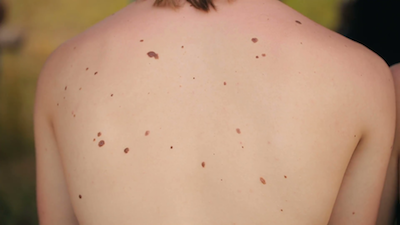
#> input picture Test_Images/mole7.jpg, 400 x 225 px, found by its file name
$ python __init__.py   (older library calls are emulated)
#> lines starting #> are read from the running program, lines starting #| are printed output that depends on the picture; after the words box and inside, x2 and y2 are one past the last pixel; in counts of white or black regions, pixels touching at a corner belong together
#!/usr/bin/env python3
# -*- coding: utf-8 -*-
"""
Created on Fri March 15 20:05:23 2019

@author: 2020shatgiskessell
"""

import sys
sys.path.insert(0, '/Users/2020shatgiskessell/anaconda3/pkgs/opencv-3.3.1-py36h60a5f38_1/lib/python3.6/site-packages/opencv3')
import cv2
import numpy as np
import timeit
import time
import matplotlib.pyplot as plt
from scipy.spatial import distance
from sklearn.cluster import DBSCAN
import warnings
#ヽ(≧Д≦)ノ
warnings.filterwarnings("ignore")

start = timeit.default_timer()

class Blob ():
    def __init__ (self, x = None,y = None,area = None, roi = None, matrix = None, radius = None, color = None):
        self.x = x
        self.y = y
        self.area = area
        self.roi = roi
        self.matrix = matrix
        self.radius = radius
        self.color = color

img = cv2.imread("/Users/2020shatgiskessell/Desktop/New_Mole_Detector/Test_Images/mole7.jpg")
#> img is the input picture: shape (225, 400, 3); mean B, G, R 118.9, 144.9, 180.6

#SKIN DETECTOR CNN
#https://github.com/HasnainRaz/Skin-Segmentation-TensorFlow

def draw_blobs (image, blobs):
    #draw blobs
    for blob in blobs:
        cv2.circle(image, (int(blob.x),int(blob.y)), 5, (0,255,0), 1)

# [8 lines left out: function draw_blobs_coordinates, not called in this run]

def compute_formfactor(radius, area):
    #computre circle perimeter
    perimeter = np.pi * radius * 2
    #compute circularity
    circularity = (np.pi*4*area)/np.power(perimeter,2)
    return circularity

def compute_roundness (diameter, radius, area):
    roundness = (4*area)/(np.pi*np.power((diameter),2))
    return roundness

# [17 lines left out: function imshow_components, not called in this run]

def blob_detector (img, x_i, y_i):
    og = img.copy()
    img = cv2.Canny(img, 100, 200)

    blobs = []
    #get connected components of fg
    #print ("calculating connected components...")
    output = cv2.connectedComponentsWithStats(img, 4, cv2.CV_32S)
    # Get the results
    # The first cell is the number of labels
    #print ("calculating statistics...")
    num_labels = output[0]
    # The second cell is the label matrix
    labels = output[1]
    # The third cell is the stat matrix
    stats = output[2]
    # The fourth cell is the centroid matrix
    centroids = output[3]
    #print (centroids)
    #print(np.where(labels == 2))
    component_centroids = {}

    #imshow_components(labels, og)
    #print ("calculating connected components properties...")
    for i in range (1, num_labels):
        #start = timeit.default_timer()
        #get component centroid coordinates
        x,y = centroids[i]

        #compute statistics
        width = stats[i,cv2.CC_STAT_WIDTH]
        height = stats[i, cv2.CC_STAT_HEIGHT]
        if height > 20:
            continue
        radius = (height + width)/2
        area = stats[i, cv2.CC_STAT_AREA]

        #these are the top left x, y coordinates = ONLY TO BE USED FOR GETTING ROI
        x_l = stats[i,cv2.CC_STAT_LEFT]
        y_l = stats[i,cv2.CC_STAT_TOP]
        # [8 lines of commented-out code are left out]
        roi = img[y_l: y_l+height, x_l:x_l+width]

        #stop = timeit.default_timer()
        #print('Time to create cm and roi: ', stop - start)

        #----------------MEASURES-------------------------------------------------------------------
        #radius = (height + width)/2

        start = timeit.default_timer()
        radius = np.sqrt((area/np.pi))
        formfactor = compute_formfactor (radius, area)
        if height > width:
            roundness = compute_roundness (height, radius, area)
            aspect_ratio = height/width
        else:
            roundness = compute_roundness (width, radius, area)
            aspect_ratio = width/height

        stop = timeit.default_timer()
        # [11 lines of commented-out code are left out]

        if roundness > 0.2 and 0.9 < aspect_ratio < 3 and 1.1 >= formfactor > 0.9:
            blob = Blob()
            blob.radius = radius
            blob.x = x+x_i
            blob.y = y+y_i
            #blob.matrix = component_matrix
            blob.roi = roi
            blobs.append(blob)
        #cv2.imshow("roi", roi)
        #cv2.waitKey(0)
    #print ("Found all blobs")
    return blobs

# [14 lines left out: function sobel, not called in this run]

def Laplacian_sharpen2(img):
    img = np.float32(img)
    im_gray = cv2.cvtColor(img, cv2.COLOR_BGR2GRAY)
    img_blur = cv2.GaussianBlur(im_gray,(5,5),0)

    # [8 lines of commented-out code are left out]

    kernel = np.array([[-1,-1,-1], [-1,9,-1], [-1,-1,-1]])
    #kernel = np.array([[0,-1,0], [-1,5,-1], [0,-1,0]])
    sharpened = cv2.filter2D(img_blur, -1, kernel)
    sharpened = cv2.normalize(sharpened,None, 0, 255, cv2.NORM_MINMAX)
    sharpened = sharpened.astype('uint8')
    return sharpened

def Laplacian_sharpen(img):
    im_gray = cv2.cvtColor(img, cv2.COLOR_BGR2GRAY)
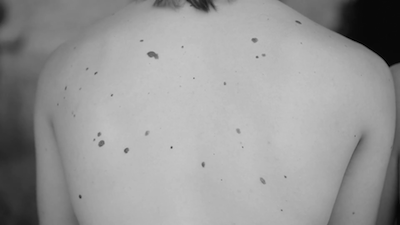
#> im_gray: shape (225, 400); min 0, max 198, mean 152.5
    img_blur = cv2.GaussianBlur(im_gray,(5,5),0)
    #img_blur2 = cv2.GaussianBlur(im_gray,(5,5),0)

    img_lap = cv2.Laplacian(img_blur, cv2.CV_16S, 3)
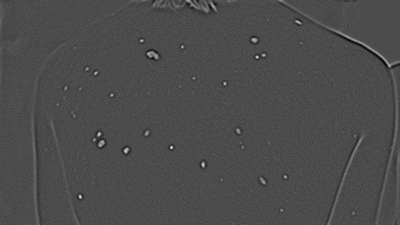
#> img_lap: shape (225, 400) int16; min -21, max 49, mean 0; drawn with min black and max white
    im_gray = np.float32(im_gray)
    subtracted = im_gray - img_lap
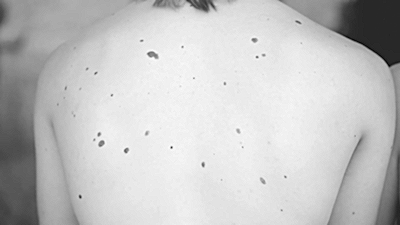
#> subtracted: shape (225, 400) float32; min -29, max 206, mean 152.5; drawn with min black and max white
    #subtract_gus = img_blur2 - img_blur

    #img_lap = img_lap.astype('uint8')
    subtracted = subtracted.astype('uint8')
    # [16 lines of commented-out code are left out]

    return subtracted

# [24 lines left out: function sliding_window, not called in this run]

def mse(x, y):
    return np.linalg.norm(x - y)

# [64 lines left out: functions get_centroid, validate_blob3, is_it_brown, not called in this run]

def plot_mole_coordinates (blobs):
    x = []
    y = []
    #get x and y coordinates for every blob
    for blob in blobs:
        x.append(blob.x)
        y.append(blob.y)
    #plt.scatter(x, y)
    #plt.show()
    return x,y

def get_skin(img, sharpened):
    lower = np.array([0, 48, 80], dtype = "uint8")
    upper = np.array([20, 255, 255], dtype = "uint8")
    converted = cv2.cvtColor(img, cv2.COLOR_BGR2HSV)
#> converted: shape (225, 400, 3); mean H, S, V 15.4, 93, 180.7
    skinMask = cv2.inRange(converted, lower, upper)
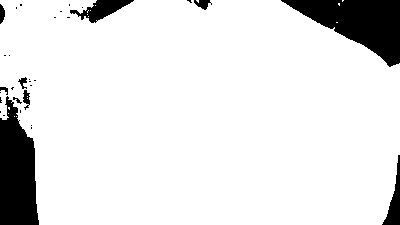
#> skinMask: shape (225, 400); 89.6% white; 32 black regions (22 under 20 px), largest, box (x1, y1, x2, y2) and area: (281, 0, 400, 67) 4094, (0, 96, 39, 225) 3719, (70, 0, 134, 23) 653

    kernel = cv2.getStructuringElement(cv2.MORPH_ELLIPSE, (11, 11))
    skinMask = cv2.erode(skinMask, kernel, iterations = 2)
#> skinMask: shape (225, 400); 80.3% white; 7 black regions, largest, box (x1, y1, x2, y2) and area: (0, 67, 49, 225) 6763, (271, 0, 400, 77) 5567, (44, 0, 144, 33) 2323
    skinMask = cv2.dilate(skinMask, kernel, iterations = 2)
#> skinMask: shape (225, 400); 88% white; 8 black regions (2 under 20 px), largest, box (x1, y1, x2, y2) and area: (0, 77, 39, 225) 4736, (281, 0, 400, 67) 4108, (54, 0, 134, 23) 1047, (382, 155, 400, 225) 502, (0, 0, 22, 24) 263, (187, 0, 212, 10) 143
    skinMask = cv2.morphologyEx(skinMask, cv2.MORPH_OPEN, kernel)
    skinMask = cv2.morphologyEx(skinMask, cv2.MORPH_CLOSE, kernel)
#> skinMask: shape (225, 400); 88.3% white; 6 black regions, box (x1, y1, x2, y2) and area: (0, 78, 39, 225) 4719, (285, 0, 400, 66) 4094, (64, 0, 130, 23) 996, (383, 188, 400, 225) 388, (0, 0, 22, 17) 233, (194, 0, 212, 9) 118

    skinMask = cv2.GaussianBlur(skinMask, (3,3),0)

    sharpened = cv2.bitwise_and(sharpened, sharpened, mask = skinMask)
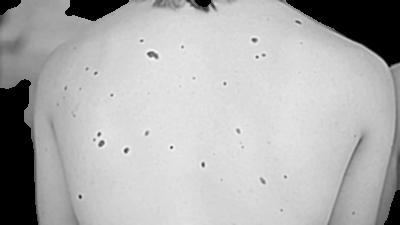
#> sharpened: shape (225, 400); min 0, max 255, mean 176.5

    return sharpened

def main (img, id_):
    #resize image to 400x300 (4:3 aspect ratio)
    #img = cv2.resize(img, (400,300))

    #draw blobs on image
    img1 = img.copy()
    #img2 = img.copy()
    #img3 = img.copy()
    img4 = img.copy()

    #create sliding window to detect initial blobs
    #blobs_found = sliding_window(img1, 5, [32,32])
    blobs_found = []
    #print ("sharpening image...")
    sharpened1 = Laplacian_sharpen(img1)
    sharpened2 = Laplacian_sharpen2(img1)
    #cv2.imwrite("sharpened1.png", sharpened)
    #sharpened = sobel(img1)
    sharpened = get_skin(img1, sharpened2)
    blobs = blob_detector(sharpened,0,0)
#> in blob_detector, `img = cv2.Canny(img, 100, 200)`:
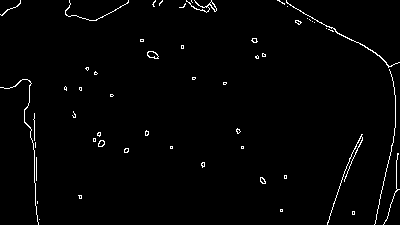
#> img: shape (225, 400); 1.6% white in thin lines or dots
#> in blob_detector, `num_labels = output[0]`: num_labels = 55
#> in blob_detector, `labels = output[1]`:
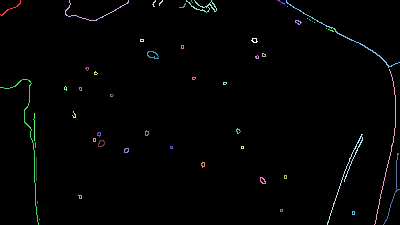
#> labels: shape (225, 400) int32; 55 distinct labels, from 0 to 54; one colour per label, 0 black
#> in blob_detector, `stats = output[2]`: stats = 55 rows, first 6: [0, 0, 400, 225, 88553], [0, 0, 21, 16, 33], [65, 0, 64, 21, 90], [152, 0, 4, 7, 11], [159, 0, 4, 6, 9], [186, 0, 31, 13, 89]
#> in blob_detector, `centroids = output[3]`: centroids = 55 pairs, first value 10.64 to 393.3, second value 1 to 219
#> the loop in blob_detector, `for i in range (1, num_labels):` made 54 passes
#> (x, y, width, height, area, x_l, y_l) on pass 21: (152.4, 54.58, 12, 8, 36, 147, 51)
#> (x, y, width, height, area, x_l, y_l) on passes 1, 5: (10.64, 8.33, 21, 16, 33, 0, 0), (203.5, 6.13, 31, 13, 89, 186, 0)
    blobs_found.extend(blobs)

    #plot the mole coordinates
    #print ("plotting mole coordinates...")
    x,y = plot_mole_coordinates(blobs_found)
#> the loop in plot_mole_coordinates, `for blob in blobs:` made 42 passes

    #remove false positive blobs using DBSCAN clustering - PLAY AROUND WITH PARAMETERS
    #x2,y2, n_moles = validate_blob3(x,y,30)

    draw_blobs(img1, blobs_found)
#> the loop in draw_blobs, `for blob in blobs:` made 42 passes
    #draw_blobs_coordinates(img4, x2,y2)
    stop = timeit.default_timer()

    # [10 lines of commented-out code are left out]
    return x,y, len(blobs_found)

main (img, 1)

$ run again, with Test_Images/mole1.jpg copied over Test_Images/mole7.jpg
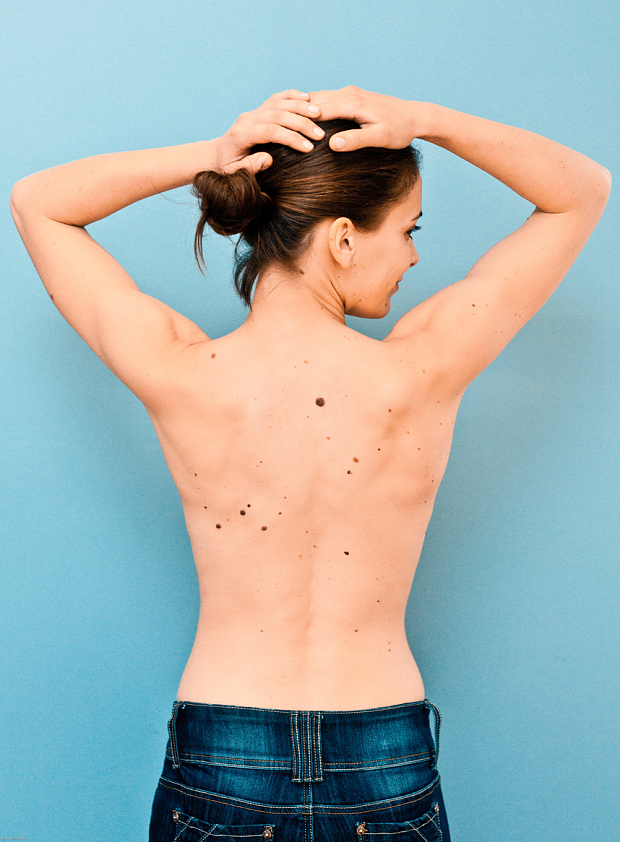
#> input picture Test_Images/mole1.jpg, 620 x 842 px, found by its file name
#> img is the input picture: shape (842, 620, 3); mean B, G, R 174.6, 175.5, 161.1
#> converted: shape (842, 620, 3); mean H, S, V 66.2, 102.6, 205.6
#> in get_skin, `skinMask = cv2.inRange(converted, lower, upper)`:
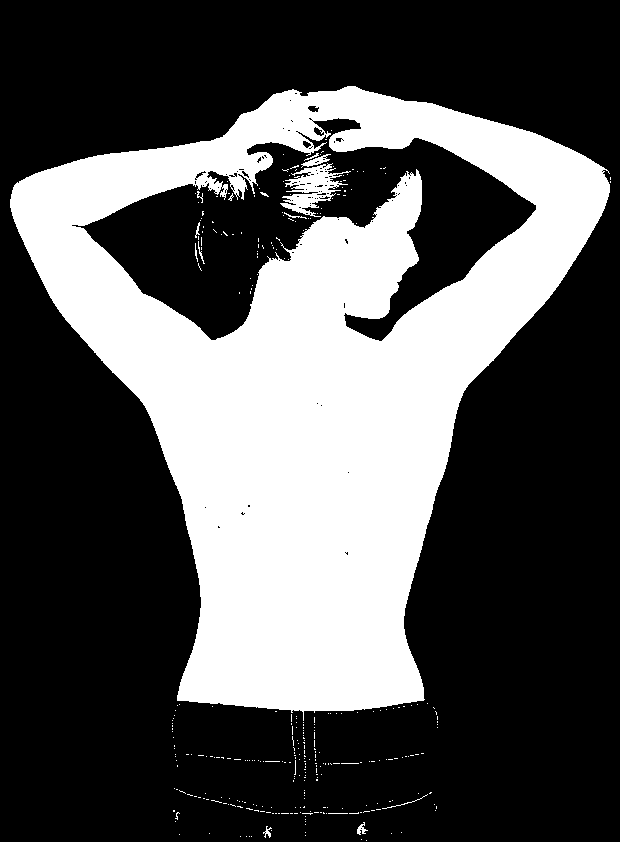
#> skinMask: shape (842, 620); 33.3% white; 325 white regions (312 under 20 px), largest, box (x1, y1, x2, y2) and area: (10, 86, 610, 721) 170920, (280, 163, 351, 217) 1570, (301, 154, 331, 168) 148
#> num_labels = 87
#> in blob_detector, `labels = output[1]`:
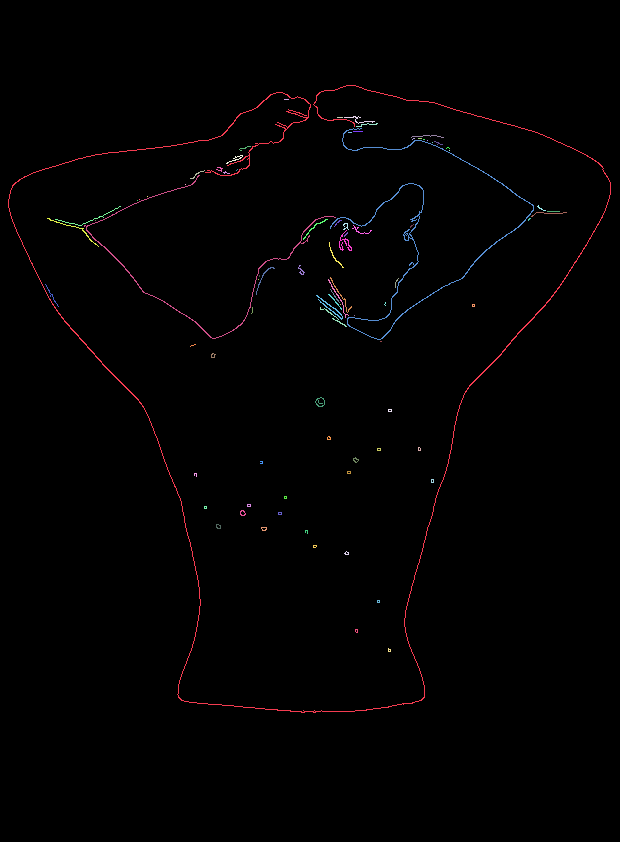
#> labels: shape (842, 620) int32; 87 distinct labels, from 0 to 86; one colour per label, 0 black
#> stats = 87 rows, first 6: [0, 0, 620, 842, 516668], [8, 85, 603, 628, 2466], [284, 99, 5, 1, 5], [337, 117, 6, 1, 6], [344, 116, 31, 8, 45], [356, 123, 22, 4, 25]
#> centroids = 87 pairs, first value 51.29 to 553, second value 99 to 649.8
#> the loop in blob_detector, `for i in range (1, num_labels):` made 86 passes
#> (x, y, width, height, area, x_l, y_l) on passes 4, 5, 9, 19, 22, 30, 32, 39: (358.5, 119.2, 31, 8, 45, 344, 116), (366.4, 124.4, 22, 4, 25, 356, 123), (427, 135.7, 33, 3, 33, 411, 135), (235.2, 158.5, 17, 9, 31, 226, 155), (196.6, 174.1, 15, 9, 20, 190, 170), (87.9, 218.1, 66, 20, 68, 55, 206), (548.1, 213, 36, 5, 37, 531, 212), (360, 230.2, 20, 9, 31, 352, 225)
#> the loop in plot_mole_coordinates, `for blob in blobs:` made 53 passes
#> the loop in draw_blobs, `for blob in blobs:` made 53 passes

$ run again, with Test_Images/mole5.jpg copied over Test_Images/mole7.jpg
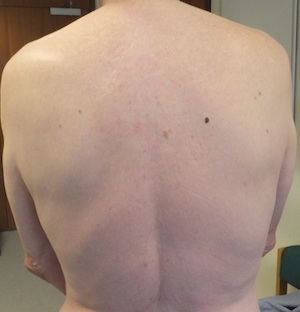
#> input picture Test_Images/mole5.jpg, 300 x 312 px, found by its file name
#> img is the input picture: shape (312, 300, 3); mean B, G, R 128.5, 143.3, 169.3
#> converted: shape (312, 300, 3); mean H, S, V 24.5, 63.4, 169.5
#> in get_skin, `skinMask = cv2.inRange(converted, lower, upper)`:
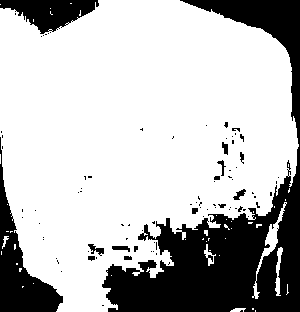
#> skinMask: shape (312, 300); 73.3% white; 89 black regions (73 under 20 px), largest, box (x1, y1, x2, y2) and area: (102, 0, 300, 312) 18893, (0, 137, 63, 312) 3406, (0, 0, 99, 34) 1911
#> num_labels = 30
#> in blob_detector, `labels = output[1]`:
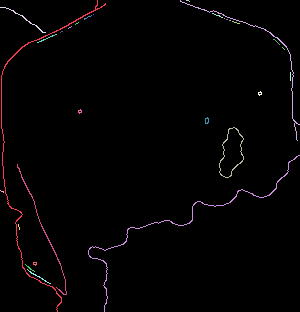
#> labels: shape (312, 300) int32; 30 distinct labels, from 0 to 29; one colour per label, 0 black
#> stats = 30 rows, first 6: [0, 0, 300, 312, 91958], [1, 0, 105, 312, 460], [180, 0, 120, 141, 227], [186, 0, 4, 2, 4], [0, 7, 46, 26, 63], [212, 13, 11, 5, 12]
#> centroids = 30 pairs, first value 1.8 to 290, second value 0.25 to 276.3
#> the loop in blob_detector, `for i in range (1, num_labels):` made 29 passes
#> (x, y, width, height, area, x_l, y_l) on passes 15, 29: (46.35, 38.04, 20, 9, 23, 37, 34), (38.03, 276.3, 24, 15, 31, 27, 269)
#> after the loop in blob_detector, `for i in range (1, num_labels):`: blobs = 14 items
#> the loop in plot_mole_coordinates, `for blob in blobs:` made 14 passes
#> after the loop in plot_mole_coordinates, `for blob in blobs:`: x = [187.5, 93, 224, 226.5, 229.5, 76.5, 69.5, 61, 283, 259.5, 79.5, 206.5, 1.8, 34.55]; y = [0.25, 14, 18, 19, 20, 23, 27, 31.33, 48, 93, 111, 120.2, 191, 263.2]
#> the loop in draw_blobs, `for blob in blobs:` made 14 passes

$ run again, with Test_Images/mole6.jpg copied over Test_Images/mole7.jpg
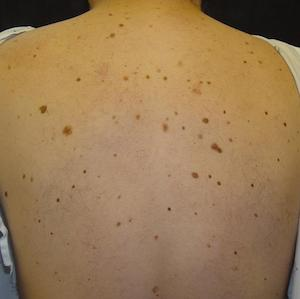
#> input picture Test_Images/mole6.jpg, 300 x 299 px, found by its file name
#> img is the input picture: shape (299, 300, 3); mean B, G, R 83.6, 121.2, 152.6
#> converted: shape (299, 300, 3); mean H, S, V 17.9, 111.2, 152.7
#> num_labels = 65
#> labels: shape (299, 300) int32; 65 distinct labels, from 0 to 64
#> stats = 65 rows, first 6: [0, 0, 300, 299, 88464], [0, 0, 91, 44, 123], [200, 0, 100, 93, 188], [92, 6, 3, 4, 6], [108, 13, 4, 4, 10], [119, 24, 5, 3, 12]
#> centroids = 65 pairs, first value 5.82 to 294.9, second value 7.5 to 258.8
#> the loop in blob_detector, `for i in range (1, num_labels):` made 64 passes
#> (x, y, width, height, area, x_l, y_l) on passes 24, 30, 33, 34: (42.67, 109.1, 8, 9, 27, 39, 105), (205.1, 120.4, 7, 6, 22, 202, 118), (66.6, 130.6, 11, 12, 35, 62, 125), (164.8, 127.5, 5, 8, 20, 163, 124)
#> the loop in plot_mole_coordinates, `for blob in blobs:` made 57 passes
#> the loop in draw_blobs, `for blob in blobs:` made 57 passes
#> after the loop in draw_blobs, `for blob in blobs:`:
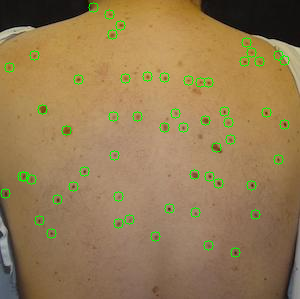
#> image: shape (299, 300, 3); mean B, G, R 82.1, 123.4, 149.6
